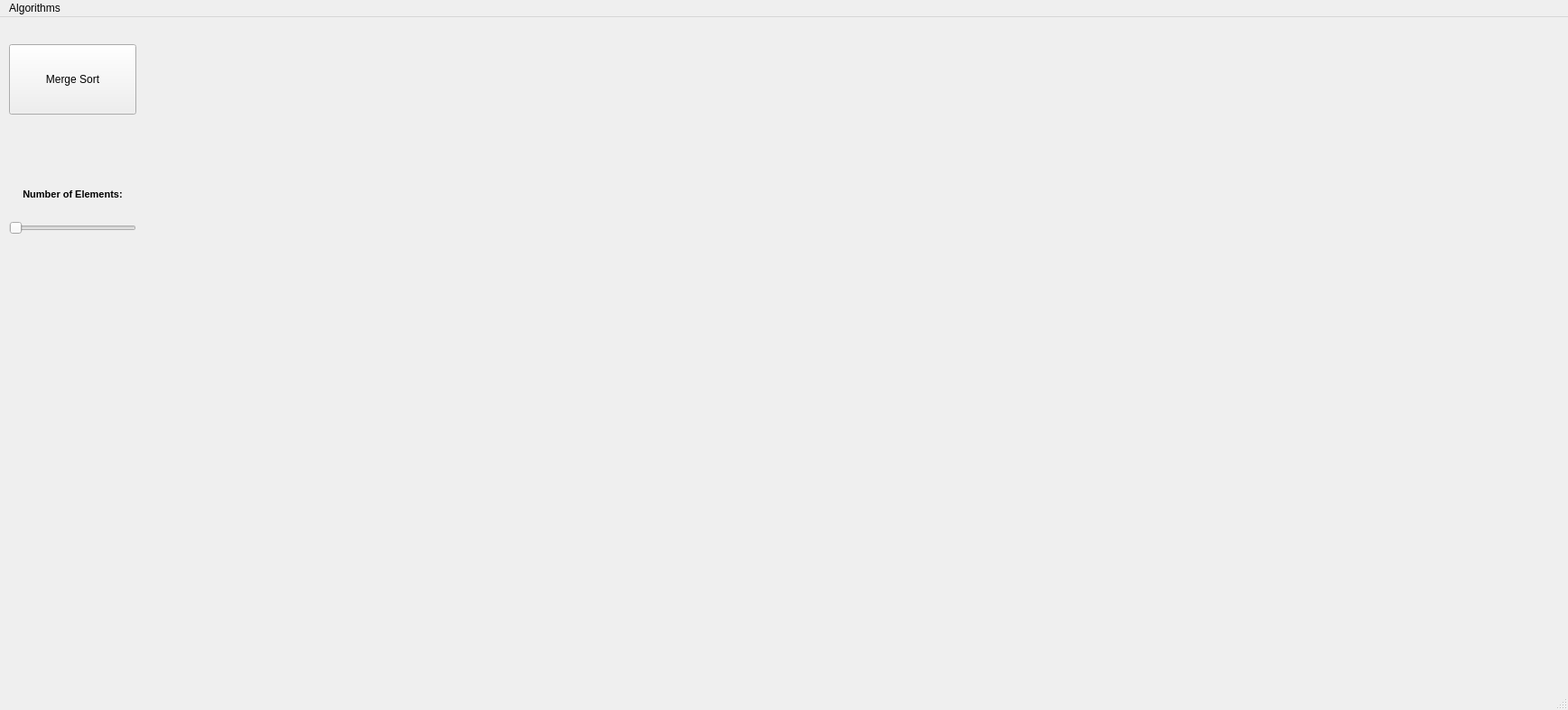
<?xml version="1.0" encoding="UTF-8"?>
<ui version="4.0">
 <class>MainWindow</class>
 <widget class="QMainWindow" name="MainWindow">
  <property name="geometry">
   <rect>
    <x>0</x>
    <y>0</y>
    <width>1737</width>
    <height>787</height>
   </rect>
  </property>
  <property name="windowTitle">
   <string>Sorting Algorithm Visualizer</string>
  </property>
  <widget class="QWidget" name="centralwidget">
   <widget class="QWidget" name="gridLayoutWidget">
    <property name="geometry">
     <rect>
      <x>160</x>
      <y>30</y>
      <width>1561</width>
      <height>711</height>
     </rect>
    </property>
    <layout class="QGridLayout" name="gridLayout" rowminimumheight="0" columnminimumwidth="0"/>
   </widget>
   <widget class="QWidget" name="verticalLayoutWidget">
    <property name="geometry">
     <rect>
      <x>10</x>
      <y>30</y>
      <width>141</width>
      <height>211</height>
     </rect>
    </property>
    <layout class="QVBoxLayout" name="verticalLayout">
     <property name="spacing">
      <number>4</number>
     </property>
     <item>
      <widget class="QPushButton" name="sortButton">
       <property name="sizePolicy">
        <sizepolicy hsizetype="Minimum" vsizetype="MinimumExpanding">
         <horstretch>0</horstretch>
         <verstretch>0</verstretch>
        </sizepolicy>
       </property>
       <property name="text">
        <string>Merge Sort</string>
       </property>
      </widget>
     </item>
     <item>
      <spacer name="verticalSpacer">
       <property name="orientation">
        <enum>Qt::Vertical</enum>
       </property>
       <property name="sizeHint" stdset="0">
        <size>
         <width>20</width>
         <height>40</height>
        </size>
       </property>
      </spacer>
     </item>
     <item>
      <widget class="QLabel" name="numBarsLabel">
       <property name="sizePolicy">
        <sizepolicy hsizetype="Preferred" vsizetype="Minimum">
         <horstretch>0</horstretch>
         <verstretch>0</verstretch>
        </sizepolicy>
       </property>
       <property name="font">
        <font>
         <pointsize>8</pointsize>
         <weight>75</weight>
         <bold>true</bold>
        </font>
       </property>
       <property name="text">
        <string>Number of Elements:</string>
       </property>
       <property name="alignment">
        <set>Qt::AlignCenter</set>
       </property>
      </widget>
     </item>
     <item>
      <widget class="QLabel" name="labelNum">
       <property name="font">
        <font>
         <pointsize>10</pointsize>
        </font>
       </property>
       <property name="text">
        <string/>
       </property>
       <property name="alignment">
        <set>Qt::AlignCenter</set>
       </property>
      </widget>
     </item>
     <item>
      <widget class="QSlider" name="horizontalSlider">
       <property name="minimum">
        <number>4</number>
       </property>
       <property name="maximum">
        <number>400</number>
       </property>
       <property name="singleStep">
        <number>1</number>
       </property>
       <property name="pageStep">
        <number>40</number>
       </property>
       <property name="orientation">
        <enum>Qt::Horizontal</enum>
       </property>
      </widget>
     </item>
    </layout>
   </widget>
  </widget>
  <widget class="QMenuBar" name="menubar">
   <property name="geometry">
    <rect>
     <x>0</x>
     <y>0</y>
     <width>1737</width>
     <height>21</height>
    </rect>
   </property>
   <widget class="QMenu" name="menuSorting_Algorithms">
    <property name="title">
     <string>Algorithms</string>
    </property>
    <addaction name="actionMerge_Sort"/>
    <addaction name="actionBubble_Sort"/>
    <addaction name="actionRadix_Sort"/>
    <addaction name="actionQuick_Sort"/>
    <addaction name="actionSelection_Sort"/>
   </widget>
   <addaction name="menuSorting_Algorithms"/>
  </widget>
  <widget class="QStatusBar" name="statusbar"/>
  <action name="actionMerge_Sort">
   <property name="text">
    <string>Merge Sort</string>
   </property>
  </action>
  <action name="actionBubble_Sort">
   <property name="text">
    <string>Bubble Sort</string>
   </property>
  </action>
  <action name="actionRadix_Sort">
   <property name="text">
    <string>Radix Sort</string>
   </property>
  </action>
  <action name="actionQuick_Sort">
   <property name="text">
    <string>Quick Sort</string>
   </property>
  </action>
  <action name="actionSelection_Sort">
   <property name="text">
    <string>Selection Sort</string>
   </property>
  </action>
 </widget>
 <resources/>
 <connections/>
</ui>
